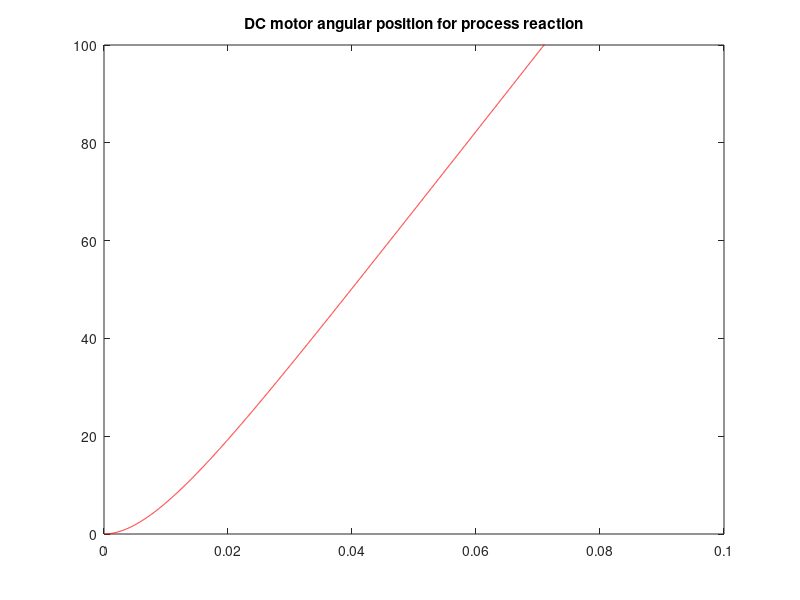
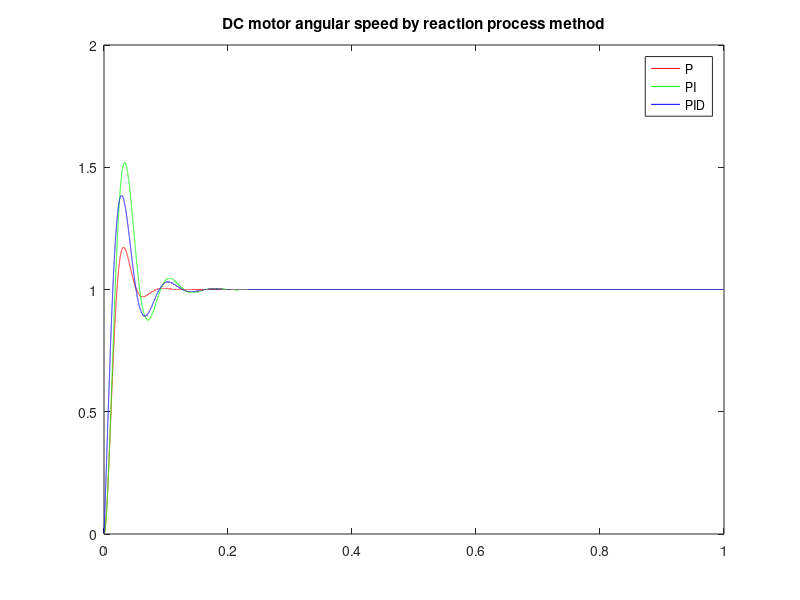

These figures' MATLAB source, in order:
%
%   Simulation of dc_motor position with process reaction
%       Author: Keitaro Naruse
%       Date: 2023-04-24
%
s = tf('s');
% Motor parameres
R = 2.61;
L = 0.02 * 1E-3;
Jm = 0.014 * 1E-7;
Ki = 15400/60*2*pi;
Ke = 1/Ki;
Kt = 0.657 * 1E-3;
Tm = ( R * Jm ) / ( Ke * Kt ) ;
Te = L/R;

% Set a plant of DC motor position as transfer function
P = tf([1], [Ke*Tm*Te, Ke*Tm, Ke, 0]);

% Simulation setting
t = [0 : 0.00001 : 1];

% Set a reference as 1
X1 = 1 * ones(size(t));

% Simulation
Y_P_X1 = lsim(P, X1, t);

% Plot for x = 1
figure(1);
plot(t, Y_P_X1, 'r-');
xlim([0, 0.1]); ylim([0, 100]);
title('DC motor angular position for process reaction');

% Read a slope R and a corssing point L from a plot
R = 1602.5981; %% modify
L = 0.008608;  %% modify

% Designed P, PI, PID controllers
% Designed P controller
Kp = 1/(R*L); 
C2 = Kp;
% Whole system
G2 = feedback(C2*P, 1);
% Simulation
Y_G2_X1 = lsim(G2, X1, t);

% Designed PI controller
Kp = 0.9/(R*L); 
C3 = Kp * (1 + 1/(3.33 * L * s));
% Whole system
G3 = feedback(C3*P, 1);
% Simulation
Y_G3_X1 = lsim(G3, X1, t);

% Designed PID controller
Kp = 1.2/(R*L); 
C4 = Kp * (1 + 1/(2*L*s) + 0.5*L*s);
% Whole system
G4 = feedback(C4*P, 1);
% Simulation
Y_G4_X1 = lsim(G4, X1, t);

% Plot
figure(2);
plot(t, Y_G2_X1, 'r-', t, Y_G3_X1, 'g-', t, Y_G4_X1, 'b-');
title('DC motor angular speed by reaction process method');
legend('P', 'PI', 'PID');
